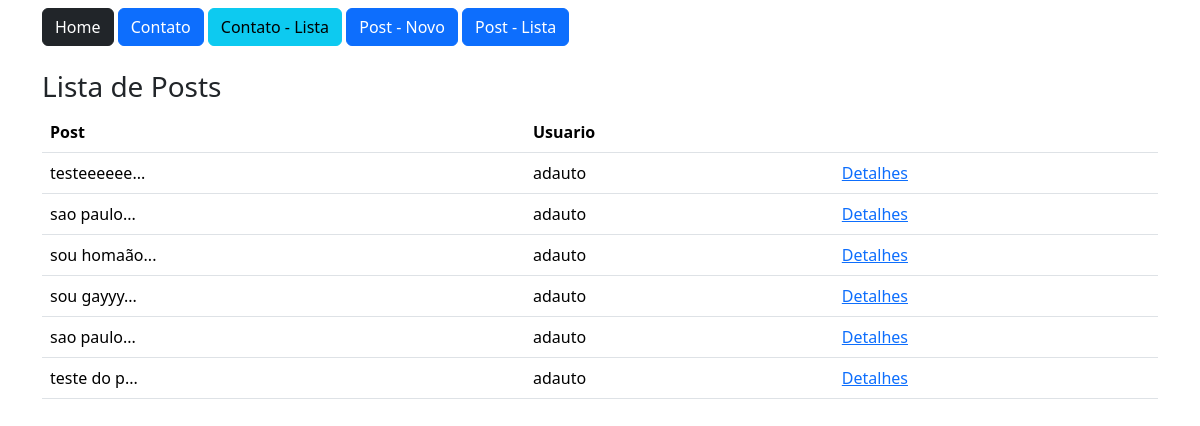
Screenshot of /post/lista/ (signed in) with the database file from the repository.
### estudo/models.py (models this page shows)
class Post(db.Model):
    id = db.Column(db.Integer, primary_key=True)
    data_criacao = db.Column(db.DateTime, default=datetime.utcnow())
    mensagem = db.Column(db.String, nullable=True)
    imagem = db.Column(db.String, nullable=True, default='default.png')
    user_id = db.Column(db.Integer, db.ForeignKey('user.id'), nullable =True)
    comentarios = db.relationship('PostComentarios', backref='post', lazy=True)
    def msg_resumo(self):
        return f"{self.mensagem[:10]}..."

class User (db.Model, UserMixin):
    id = db.Column(db.Integer, primary_key=True)
    nome = db.Column(db.String, nullable=True)
    sobrenome = db.Column(db.String, nullable=True)
    email = db.Column(db.String, nullable=True)
    senha = db.Column(db.String, nullable=True)
    posts = db.relationship('Post', backref='user', lazy=True)
    post_comentarios = db.relationship('PostComentarios', backref='user', lazy=True)

### estudo/views.py (the view)
@app.route('/post/lista/', methods=['GET', 'POST'])
@login_required
def PostLista():
    posts = Post.query.all()
    return render_template('post_lista.html', posts=posts)

### estudo/models.py (called while the page is built)
@login_manager.user_loader
def load_user(user_id):
    return User.query.get(user_id)

### estudo/templates/post_lista.html
{% extends 'base.html' %}
{% block content %}
        <div class="container">
            {% include 'nav.html' %}
            <div class="row mt-4 ">
                <h3>Lista de Posts</h3>
                <div class="col-12">
                    <table class="table">
                        <thead>
                            <tr>
                                <th>Post</th>
                                <th>Usuario</th>
                                <th></th>
                            </tr>
                        </thead>
                        <tbody>
                            {% for linha in posts %}
                            <tr>
                                <td>{{linha.msg_resumo()}}</td>
                                <td>{{linha.user.nome}}</td>
                                <td><a href="{{url_for('PostDetail', id=linha.id)}}">Detalhes</a></td>
                            </tr>
                            {% endfor %}
                        </tbody>
                    </table>
                </div>
            </div>
        </div>
{% endblock %}

### rows the page displays
Post: msg_resumo "testeeeeee...", user.nome "adauto"
Post: msg_resumo "sao paulo...", user.nome "adauto"
Post: msg_resumo "sou homaão...", user.nome "adauto"
Post: msg_resumo "sou gayyy...", user.nome "adauto"
Post: msg_resumo "sao paulo...", user.nome "adauto"
Post: msg_resumo "teste do p...", user.nome "adauto"
